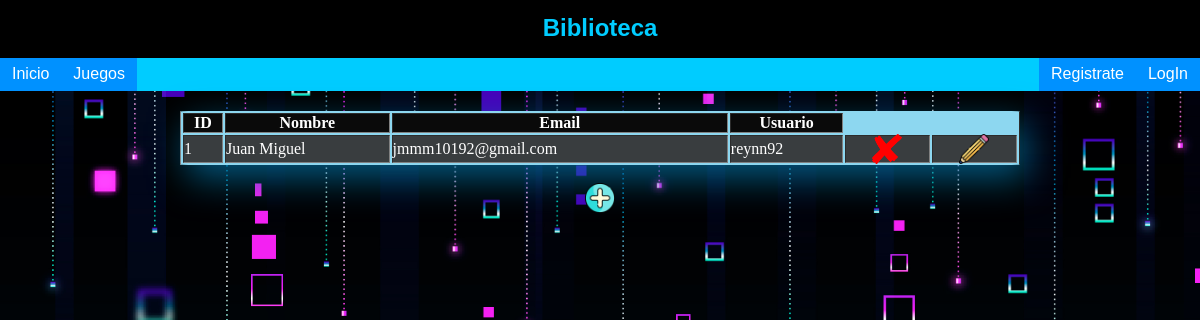
Screenshot of /datos.php with the database file from the repository.
### tables this page shows
CREATE TABLE `usuarios` (
  `ID` int(11) NOT NULL,
  `Nombre` varchar(100) NOT NULL,
  `Email` varchar(100) NOT NULL,
  `Usuario` varchar(50) NOT NULL,
  `Password` varchar(255) NOT NULL
);

### datos.php (the view, shortened to what this page needs)
<?php
    $con=conectar();
?>
<head>
</head>
<link rel="stylesheet" href="css/EstiloDatos.css">
<body>
    <header>
    <link href="https://fonts.cdnfonts.com/css/metal-gear-solid" rel="stylesheet">
    <?php
		include("menu.php");
      ?>
    <?php
$consulta = "SELECT ID,Nombre,Email,Usuario FROM usuarios";
$resultado = $con->query($consulta);
?>
<div class="contenedorTabla" >
<?php
if ($resultado->num_rows > 0)
    {
        ?>
            <table border='1' style='width: 100%';>
        <?php
    $row =$resultado ->fetch_assoc();
    echo "<tr>";
    foreach($row as $campo =>$valor){
        echo "<th>$campo</th>";
    }
    echo "</tr>";
    $resultado -> data_seek(0);
    while ($row=$resultado->fetch_assoc()){
        echo "<tr id='". $row['ID']  ."'>";
        foreach ($row as $valor){
            echo "<td>$valor</td>";
        }
        ?>
        <td>
            <form action="datos.php" method="post">
                <button type="submit" class="btnEliminar" id="btn"></button>
            </form>
        </td>
        <td>
            <form action="editar.php" method="post">
                <button type="submit" class="btnEditar" id="btn"></button>
            </form>
        </td>
       <?php
        echo "</tr>";
    }
    echo "</table>";
}else{
};
?>
</div>
<div class="boton1">
    <div class="col-md-12 text-center">
        <form action="Nuevo.php" method="post">
            <button type="submit" class="btnNuevo" id="btn"></button>
        </form>
    </div>
</div>
</body>
</html>

### css/EstiloDatos.css (style rules this page uses)
* { margin: -1px 0px; padding:0px; }
.contenedorTabla { width: 70%; margin: 20px auto; text-align: center; background-color: rgb(141, 215, 240); overflow: hidden; text-decoration-color: white; box-shadow: 7px 13px 37px #0377adbe; border-radius: 1%; }
.btnNuevo { margin-left: 50%; transform: translateX(-50%); background-image: url('../img/mas.png'); background-repeat:no-repeat; height:30px; width:40px; background-size: 30px 30px; background-position:center; background-color: transparent; border-color: transparent; }
.btnEliminar { background-image: url('../img/cross-296507_1280.png'); background-repeat:no-repeat; height:30px; width:40px; background-size: 30px 30px; background-position:center; background-color: transparent; border-color: transparent; margin-left: 25%; }
.btnEditar { background-image: url('../img/lapiz.png'); background-repeat:no-repeat; height:30px; width:40px; background-size: 30px 30px; background-position:center; background-color: transparent; border-color: transparent; margin-left: 25%; }
body { background-image: url('../img/pixel.jpg'); background-size: cover; }
td { background-color: rgba(48, 44, 44, 0.897); color: white; }
th { background-color: rgb(10, 10, 10); color: white; }

### rows the page displays
usuarios: ID "1", Nombre "Juan Miguel", Email "jmmm10192@gmail.com", Usuario "reynn92"

### other values shown
$campo "ID"
$campo "Nombre"
$campo "Email"
$campo "Usuario"
